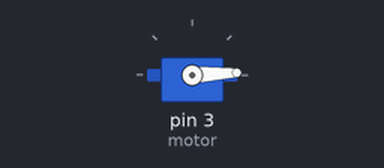
Recording of a sketch running on a simulated Arduino Uno, built with avr-gcc and run on an emulated ATmega328P. Shown: servo.

Above: at 0.05 s.
At 0.9 s:
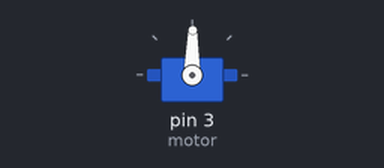
At 1.75 s:
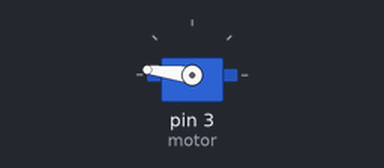
At 3.45 s:
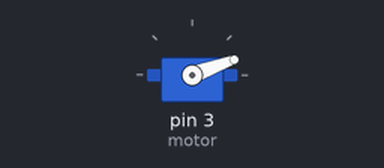
Timing chart, 0 to 8.4 s (numbered marks = the images above):
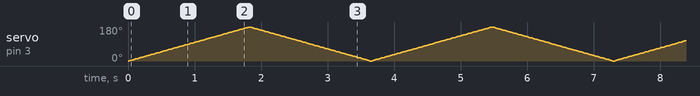

The sketch:

servo-motor.ino
```cpp
#include <Servo.h>
Servo motor;
void setup() {
 motor.attach(3);
 motor.write(0);
}

void loop() {
 for(int i=0;i<=180;i++) {
   motor.write(i);
   delay(10);
 }
 for(int j=180;j>=0;j--) {
  motor.write(j);
  delay(10);
 }
}
```
